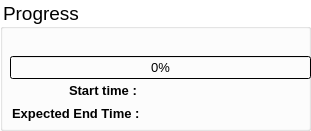
  <widget class="QGroupBox" name="groupBox_6">
   <property name="geometry">
    <rect>
     <x>5</x>
     <y>510</y>
     <width>311</width>
     <height>131</height>
    </rect>
   </property>
   <property name="font">
    <font>
     <family>Arial</family>
     <pointsize>14</pointsize>
    </font>
   </property>
   <property name="autoFillBackground">
    <bool>false</bool>
   </property>
   <property name="styleSheet">
    <string notr="true">background-color: qlineargradient(spread:pad, x1:0, y1:0, x2:1, y2:0, stop:1 rgba(118, 191, 232, 0));</string>
   </property>
   <property name="title">
    <string>Progress</string>
   </property>
   <widget class="QProgressBar" name="progressBar">
    <property name="geometry">
     <rect>
      <x>10</x>
      <y>56</y>
      <width>301</width>
      <height>23</height>
     </rect>
    </property>
    <property name="font">
     <font>
      <family>Arial</family>
      <pointsize>10</pointsize>
     </font>
    </property>
    <property name="value">
     <number>0</number>
    </property>
   </widget>
   <widget class="QLabel" name="label_24">
    <property name="geometry">
     <rect>
      <x>69</x>
      <y>80</y>
      <width>71</width>
      <height>20</height>
     </rect>
    </property>
    <property name="font">
     <font>
      <family>Arial</family>
      <pointsize>10</pointsize>
      <weight>75</weight>
      <bold>true</bold>
     </font>
    </property>
    <property name="styleSheet">
     <string notr="true">background-color: qlineargradient(spread:pad, x1:0, y1:0, x2:1, y2:0, stop:0 rgba(225, 225, 225, 0));</string>
    </property>
    <property name="text">
     <string>Start time : </string>
    </property>
   </widget>
   <widget class="QLabel" name="label_25">
    <property name="geometry">
     <rect>
      <x>12</x>
      <y>103</y>
      <width>131</width>
      <height>20</height>
     </rect>
    </property>
    <property name="font">
     <font>
      <family>Arial</family>
      <pointsize>10</pointsize>
      <weight>75</weight>
      <bold>true</bold>
     </font>
    </property>
    <property name="styleSheet">
     <string notr="true">background-color: qlineargradient(spread:pad, x1:0, y1:0, x2:1, y2:0, stop:0 rgba(225, 225, 225, 0));</string>
    </property>
    <property name="text">
     <string>Expected End Time : </string>
    </property>
   </widget>
   <widget class="QLabel" name="label_26">
    <property name="geometry">
     <rect>
      <x>144</x>
      <y>103</y>
      <width>161</width>
      <height>20</height>
     </rect>
    </property>
    <property name="font">
     <font>
      <family>Arial</family>
      <pointsize>14</pointsize>
      <weight>75</weight>
      <bold>true</bold>
     </font>
    </property>
    <property name="styleSheet">
     <string notr="true">background-color: qlineargradient(spread:pad, x1:0, y1:0, x2:1, y2:0, stop:0 rgba(225, 225, 225, 0));</string>
    </property>
    <property name="text">
     <string/>
    </property>
    <property name="alignment">
     <set>Qt::AlignLeading|Qt::AlignLeft|Qt::AlignVCenter</set>
    </property>
   </widget>
   <widget class="QLabel" name="label_27">
    <property name="geometry">
     <rect>
      <x>144</x>
      <y>80</y>
      <width>161</width>
      <height>20</height>
     </rect>
    </property>
    <property name="font">
     <font>
      <family>Arial</family>
      <pointsize>12</pointsize>
     </font>
    </property>
    <property name="styleSheet">
     <string notr="true">background-color: qlineargradient(spread:pad, x1:0, y1:0, x2:1, y2:0, stop:0 rgba(225, 225, 225, 0));</string>
    </property>
    <property name="text">
     <string/>
    </property>
    <property name="alignment">
     <set>Qt::AlignLeading|Qt::AlignLeft|Qt::AlignVCenter</set>
    </property>
   </widget>
   <widget class="QLabel" name="label_14">
    <property name="geometry">
     <rect>
      <x>50</x>
      <y>25</y>
      <width>191</width>
      <height>31</height>
     </rect>
    </property>
    <property name="font">
     <font>
      <family>Arial</family>
      <pointsize>16</pointsize>
      <weight>75</weight>
      <italic>true</italic>
      <bold>true</bold>
     </font>
    </property>
    <property name="acceptDrops">
     <bool>false</bool>
    </property>
    <property name="styleSheet">
     <string notr="true">background-color: qlineargradient(spread:pad, x1:0, y1:0, x2:1, y2:0, stop:1 rgba(118, 191, 232, 0));</string>
    </property>
    <property name="frameShape">
     <enum>QFrame::NoFrame</enum>
    </property>
    <property name="frameShadow">
     <enum>QFrame::Plain</enum>
    </property>
    <property name="text">
     <string/>
    </property>
    <property name="textFormat">
     <enum>Qt::AutoText</enum>
    </property>
    <property name="alignment">
     <set>Qt::AlignCenter</set>
    </property>
   </widget>
  </widget>
